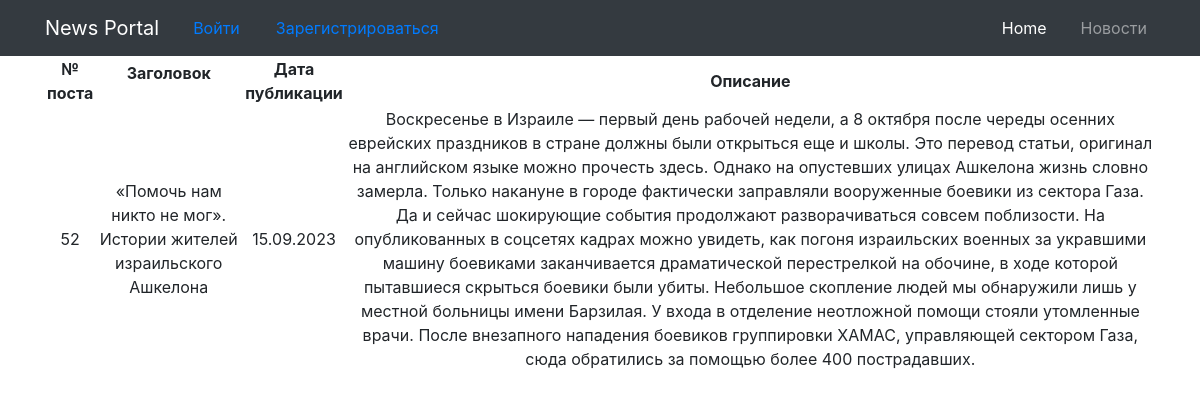
The page /52/ on the database its author committed.
### MyApp/models.py (models this page shows, shortened)
class Post(models.Model):
    author = models.ForeignKey(User, on_delete=models.CASCADE)
    header = models.CharField(max_length=100, blank=False)
    body = models.CharField(max_length=8000, blank=True)
    post_date = models.DateField(default=timezone.now)

### MyApp/views.py (the view)
# urls.py: path('<int:pk>/', PostDetailedView.as_view(), name='post_details'),
class PostDetailedView(DetailView):
    model = Post
    template_name = 'MyApp/post_details.html'
    queryset = Post.objects.all()

### MyApp/templatetags/custom_template_funcs.py (called while the page is built)
@register.filter(name='censor')
def censor(value, arg):
    for i in value.split():
        if i.lower() in black_list:
            value = value.replace(i, arg)
    return value

### templates/MyApp/post_details.html (shortened to what this page needs)
{% extends 'flatpages/default.html' %}
{% load custom_template_funcs %}
{% block content %}
<table>
        <tr>
            <td valign="top" align="center"><b>№ поста</b></td>
            <td align="center"><b>Заголовок<p></b></td>
            <td align="center"><b>Дата публикации</b></td>
            <td align="center"><b>Описание </b></td>
        </tr>
    <tr>
        <td align="center">{{ post.id }}</td>
        <td>{{ post.header|default:"Без заголовка"|censor:'***' }}</td>
        <td align="center">{{ post.post_date|default:"Без даты"|date:'d.m.Y' }}</td>
        <td>{{ post.body|censor:'***' }}</td>
    </tr>
</table>
{% endblock content %}

### rows shown on the page
Post: id "52", header|censor "«Помочь нам никто не мог». Истории жителей израильского Ашкелона", post_date "15.09.2023", body|censor "Воскресенье в Израиле — первый день рабочей недели, а 8 октября после череды осенних еврейских праздников в стране должны были открыться еще и школы. Это перевод статьи, оригинал на английском языке можно прочесть здесь. Однако на опустевших улицах Ашкелона жизнь словно замерла. Только накануне в городе фактически заправляли вооруженные боевики из сектора Газа. Да и сейчас шокирующие события продолжают разворачиваться совсем поблизости. На опубликованных в соцсетях кадрах можно увидеть, как погоня израильских военных за укравшими машину боевиками заканчивается драматической перестрелкой на обочине, в ходе которой пытавшиеся скрыться боевики были убиты. Небольшое скопление людей мы…"
